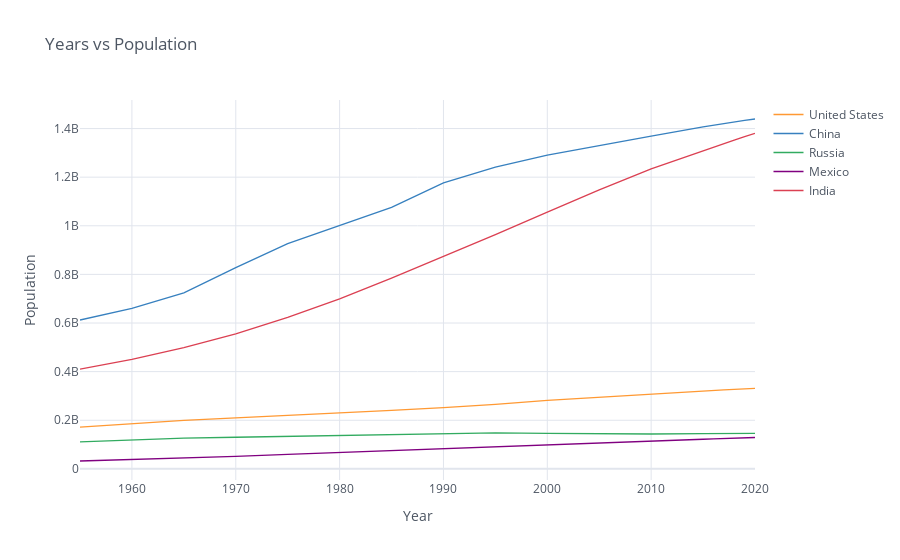

This figure's notebook cell:
### Markdown cell above
# Lineplot

### Code cell
df_population.iplot(kind='line', xTitle='Year', yTitle='Population', title='Years vs Population')

### Figure 1 — Plotly figure (JSON) as saved in the notebook; plotly's stock layout.template omitted (floating-point values rounded to 4 significant figures)
{"data": [{"line": {"color": "rgba(255, 153, 51, 1.0)", "dash": "solid", "shape": "linear", "width": 1.3}, "mode": "lines", "name": "United States", "text": "", "type": "scatter", "x": [1955, 1960, 1965, 1970, 1975, 1980, 1985, 1990, 1995, 2000, 2005, 2010, 2015, 2016, 2017, 2018, 2019, 2020], "y": [171685336, 186720571, 199733676, 209513341, 219081251, 229476354, 240499825, 252120309, 265163745, 281710909, 294993511, 309011475, 320878310, 323015995, 325084756, 327096265, 329064917, 331002651]}, {"line": {"color": "rgba(55, 128, 191, 1.0)", "dash": "solid", "shape": "linear", "width": 1.3}, "mode": "lines", "name": "China", "text": "", "type": "scatter", "x": [1955, 1960, 1965, 1970, 1975, 1980, 1985, 1990, 1995, 2000, 2005, 2010, 2015, 2016, 2017, 2018, 2019, 2020], "y": [612241554, 660408056, 724218968, 827601394, 926240885, 1000089235, 1075589361, 1176883674, 1240920535, 1290550765, 1330776380, 1368810615, 1406847870, 1414049351, 1421021791, 1427647786, 1433783686, 1439323776]}, {"line": {"color": "rgba(50, 171, 96, 1.0)", "dash": "solid", "shape": "linear", "width": 1.3}, "mode": "lines", "name": "Russia", "text": "", "type": "scatter", "x": [1955, 1960, 1965, 1970, 1975, 1980, 1985, 1990, 1995, 2000, 2005, 2010, 2015, 2016, 2017, 2018, 2019, 2020], "y": [111355300, 119871700, 126503736, 130148653, 133804858, 138053150, 142957284, 147531561, 148227466, 146404903, 143672116, 143479274, 144985057, 145275383, 145530082, 145734038, 145872256, 145934462]}, {"line": {"color": "rgba(128, 0, 128, 1.0)", "dash": "solid", "shape": "linear", "width": 1.3}, "mode": "lines", "name": "Mexico", "text": "", "type": "scatter", "x": [1955, 1960, 1965, 1970, 1975, 1980, 1985, 1990, 1995, 2000, 2005, 2010, 2015, 2016, 2017, 2018, 2019, 2020], "y": [32350596, 37771859, 44123853, 51493565, 59607953, 67761372, 75983485, 83943132, 91663285, 98899845, 106005203, 114092963, 121858258, 123333376, 124777324, 126190788, 127575529, 128932753]}, {"line": {"color": "rgba(219, 64, 82, 1.0)", "dash": "solid", "shape": "linear", "width": 1.3}, "mode": "lines", "name": "India", "text": "", "type": "scatter", "x": [1955, 1960, 1965, 1970, 1975, 1980, 1985, 1990, 1995, 2000, 2005, 2010, 2015, 2016, 2017, 2018, 2019, 2020], "y": [409880595, 450547679, 499123324, 555189792, 623102897, 698952844, 784360008, 873277798, 963922588, 1056575549, 1147609927, 1234281170, 1310152403, 1324517249, 1338676785, 1352642280, 1366417754, 1380004385]}], "layout": {"autosize": true, "legend": {"bgcolor": "#FFFFFF", "font": {"color": "#4D5663"}}, "paper_bgcolor": "#FFFFFF", "plot_bgcolor": "#FFFFFF", "title": {"font": {"color": "#4D5663"}, "text": "Years vs Population"}, "xaxis": {"autorange": true, "gridcolor": "#E1E5ED", "range": [1955, 2020], "showgrid": true, "tickfont": {"color": "#4D5663"}, "title": {"font": {"color": "#4D5663"}, "text": "Year"}, "type": "linear", "zerolinecolor": "#E1E5ED"}, "yaxis": {"autorange": true, "gridcolor": "#E1E5ED", "range": [-45810000.0, 1517000000.0], "showgrid": true, "tickfont": {"color": "#4D5663"}, "title": {"font": {"color": "#4D5663"}, "text": "Population"}, "type": "linear", "zerolinecolor": "#E1E5ED"}}}
